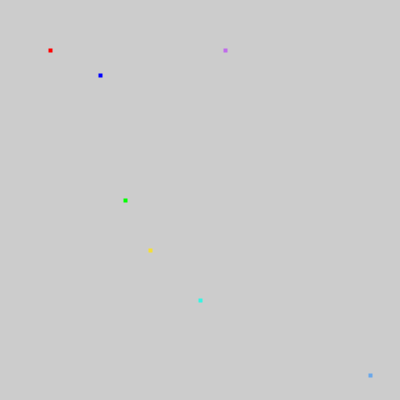
Frame 1 (no input)
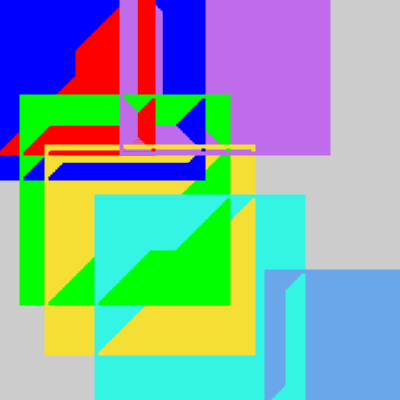
Frame 60 (the mouse pressed at the canvas centre just before this capture)
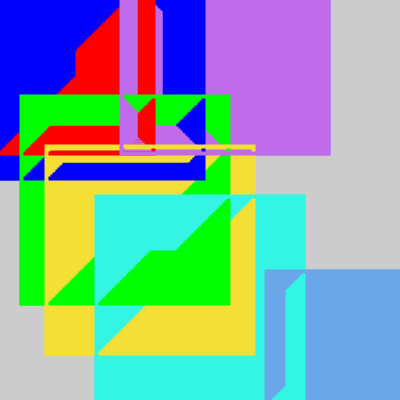
Frame 120 (the mouse held since frame 60 and released just before this capture)

The Processing sketch that drew these frames (run headless with seeded random() and noise(); from frame 60 on, the mouse is pressed at the canvas centre):

// Processing sketch: processing_146463
// ── processing_146463.pde

//copyright Yoon-ji Kim 2014
//51-257 A
//ICE22

float [] xVals = {50, 100, 125, 150, 200, 225, 370};
float [] yVals = {50, 75, 200, 250, 300, 50, 375};
float diam = 0;
float deltaDim = .5;

color [] colorVals = {color(255, 0, 0),
                      color(0, 0, 255),
                      color(0, 255, 0),
                      color(245, 223, 52),
                      color(52, 245, 227),
                      color(191, 107, 234),
                      color(105, 167, 234),
                      };       

void setup()
{
  size(400, 400);
  rectMode(CENTER);
  frameRate(17);
}

void draw()
{
  drawFigures();
  growFigures();
}

void growFigures()
{
  for(int i = 0; i < xVals.length; i++)
  {
    diam += deltaDim;
  }
}

void drawFigures()
{
  for(int i = 0; i < xVals.length; i++)
  {  
     noFill();
     strokeWeight(4);
     stroke(colorVals[i]);
     rect(xVals[i], yVals[i], diam, diam);
  }
}

void mousePressed()
{
  diam = 0;
}
